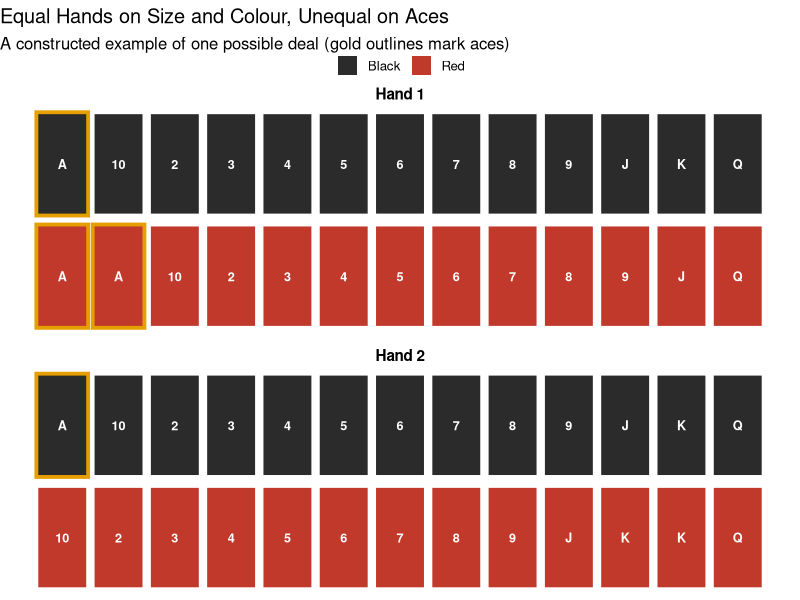
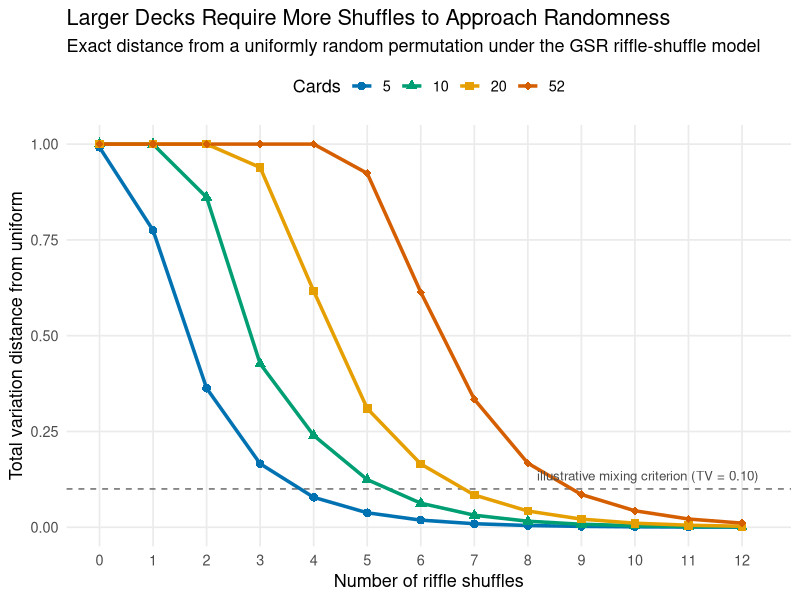
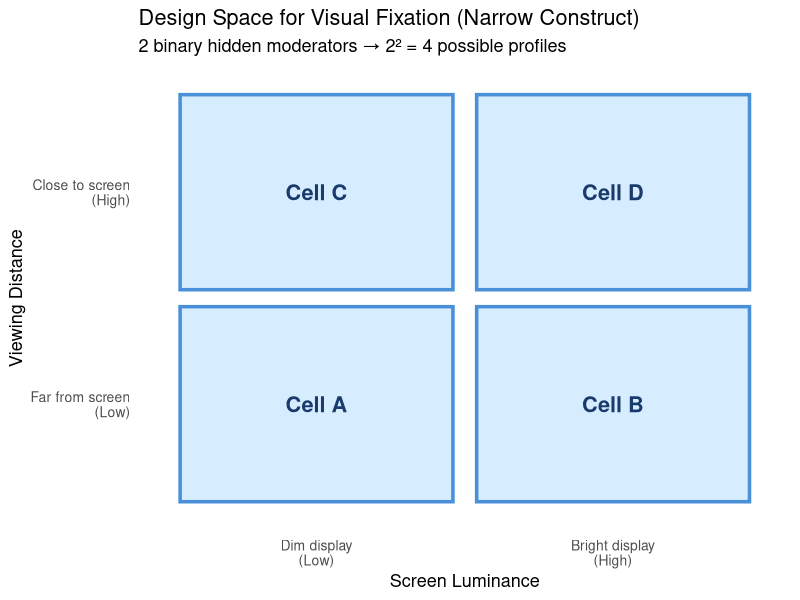
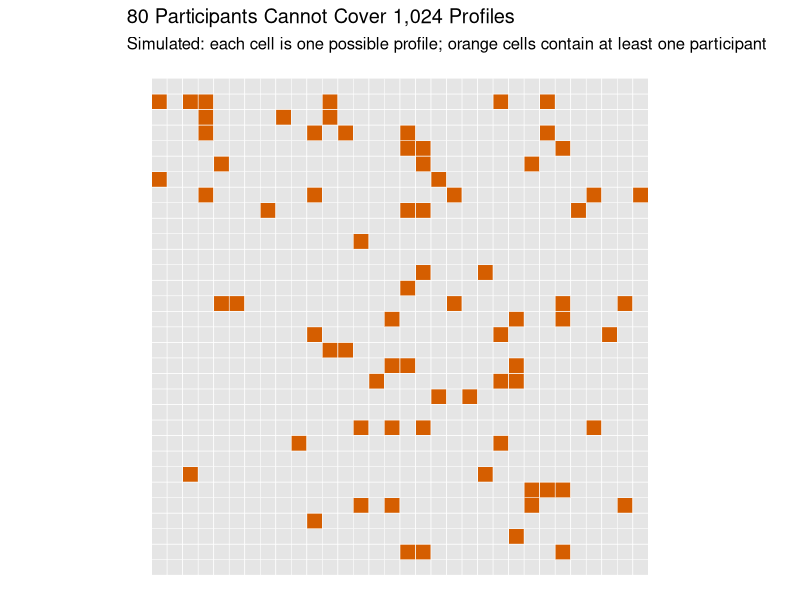
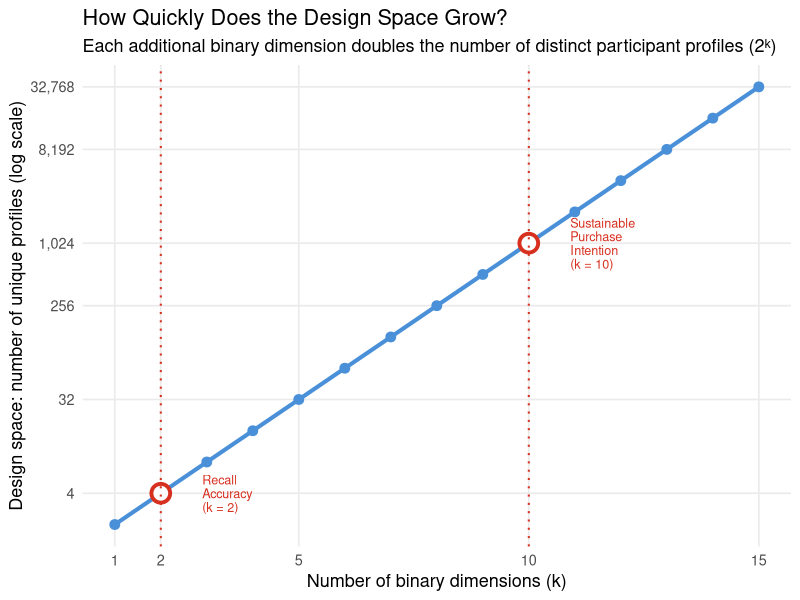
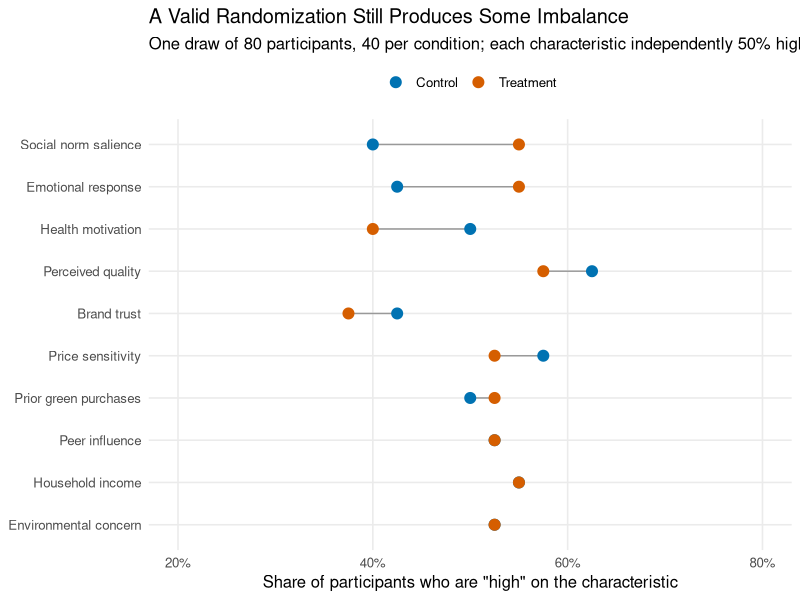
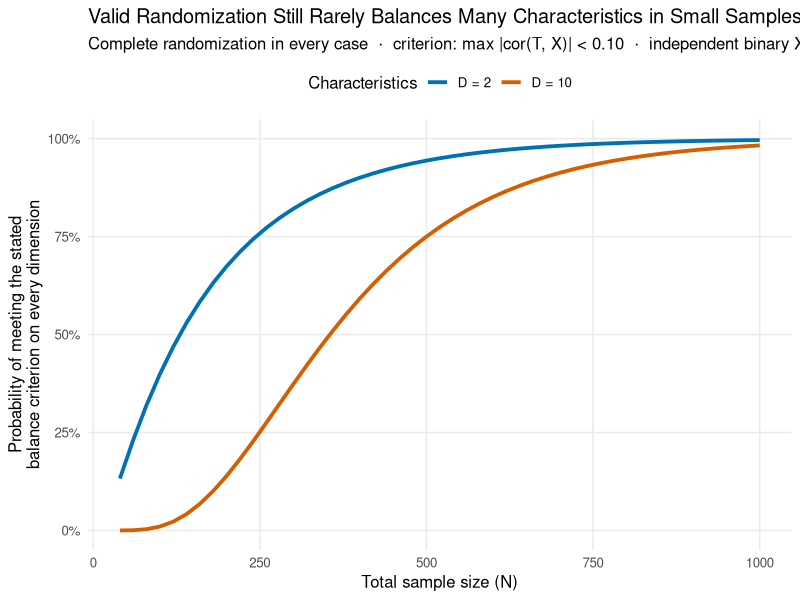
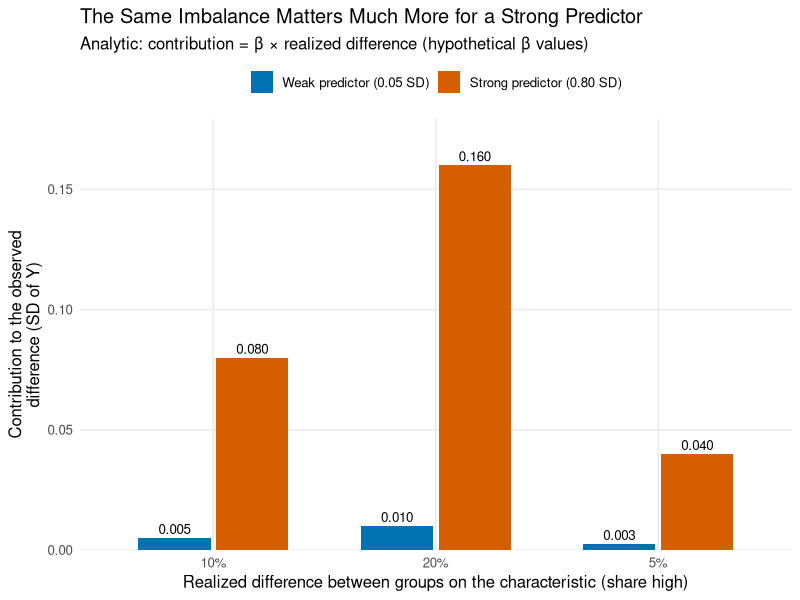

Reproduce these figures in R, in order.
## ---- chunk 1
knitr::opts_chunk$set(
  echo    = TRUE,
  fig.width  = 9,
  fig.height = 5,
  fig.path   = "figs/",
  dev        = "svg"
)
dir.create("figs", recursive = TRUE, showWarnings = FALSE)
## ---- chunk 2
#| code-summary: "▶ Load required packages"
# install.packages(c("tidyverse","ggplot2","knitr","scales","patchwork"))

library(tidyverse)
library(ggplot2)
library(knitr)
library(scales)
library(patchwork)
if (!requireNamespace("lavaan", quietly = TRUE)) install.packages("lavaan")
library(lavaan)

set.seed(2025)
## ---- chunk 3
#| code-summary: "▶ A constructed allocation of two 26-card hands (one possible outcome, not a typical draw)"

ranks <- c("A", 2:10, "J", "Q", "K")
deck <- expand.grid(rank = as.character(ranks), suit = c("hearts", "diamonds", "spades", "clubs"),
                    stringsAsFactors = FALSE) |>
  mutate(colour = ifelse(suit %in% c("hearts", "diamonds"), "Red", "Black"), ace = rank == "A")

# Constructed so that both hands have 26 cards and 13 red cards, but the aces split 3-1
nonace_red   <- which(!deck$ace & deck$colour == "Red")
nonace_black <- which(!deck$ace & deck$colour == "Black")
hand1_idx <- c(which(deck$ace & deck$suit %in% c("hearts", "diamonds", "spades")),
               nonace_red[1:11], nonace_black[1:12])
deck$hand <- ifelse(seq_len(nrow(deck)) %in% hand1_idx, "Hand 1", "Hand 2")

hand_summary <- deck |> group_by(hand) |>
  summarise(cards = n(), red = sum(colour == "Red"), aces = sum(ace), .groups = "drop")

deck_plot <- deck |>
  arrange(hand, colour, !ace, rank) |>
  group_by(hand) |>
  mutate(pos = row_number(), x = (pos - 1) %% 13, y = -((pos - 1) %/% 13)) |>
  ungroup()

ggplot(deck_plot, aes(x, y, fill = colour, colour = ace)) +
  geom_tile(width = 0.92, height = 0.92, linewidth = 1.3) +
  geom_text(aes(label = rank), colour = "white", size = 3.2, fontface = "bold") +
  facet_wrap(~hand, ncol = 1) +
  scale_fill_manual(values = c(Red = "#C0392B", Black = "#2B2B2B"), name = NULL) +
  scale_colour_manual(values = c(`TRUE` = "#E69F00", `FALSE` = "white"), guide = "none") +
  labs(title = "Equal Hands on Size and Colour, Unequal on Aces",
       subtitle = "A constructed example of one possible deal (gold outlines mark aces)", x = NULL, y = NULL) +
  theme_void(base_size = 12) + theme(strip.text = element_text(face = "bold", size = 11), legend.position = "top")

p_even_aces <- dhyper(2, 4, 48, 26)
p_all_four  <- 2 * dhyper(4, 4, 48, 26)
## ---- chunk 4
#| code-summary: "▶ Exact total variation distance for GSR riffle shuffles (code)"

# Eulerian counts E(n, r) for r = 1..n: the number of permutations of n cards with exactly
# r rising sequences. Recurrence: E(1,1) = 1; E(n,r) = r * E(n-1,r) + (n-r+1) * E(n-1,r-1),
# with values outside 1..n-1 equal to zero. The counts for each n sum to n!.
eulerian_counts <- function(n) {
  E <- 1
  if (n > 1) for (m in 2:n) {
    r     <- seq_len(m)
    prev  <- c(E, rep(0, m - length(E)))                    # E(m-1, r)
    prev1 <- c(0, E, rep(0, m - 1 - length(E)))             # E(m-1, r-1)
    E <- r * prev + (m - r + 1) * prev1
  }
  E
}

# Exact total variation distance from the uniform distribution on the n! orderings after k GSR
# riffle shuffles (Bayer & Diaconis, 1992). Probabilities are computed on the log scale.
riffle_tv <- function(n, k) {
  a    <- 2^k
  r    <- seq_len(n)
  P_r  <- exp(lchoose(a + n - r, n) - n * log(a))           # probability of ONE permutation with r rising sequences
  0.5 * sum(eulerian_counts(n) * abs(P_r - exp(-lgamma(n + 1))))
}

deck_sizes <- c(5, 10, 20, 52)
tv_df <- expand.grid(cards = deck_sizes, shuffles = 0:12) |>
  mutate(tv = mapply(riffle_tv, cards, shuffles),
         cards_f = factor(cards))
## ---- chunk 5
#| code-summary: "▶ Plot: exact TV distance from uniform vs. number of riffle shuffles"

deck_cols <- c("5" = "#0072B2", "10" = "#009E73", "20" = "#E69F00", "52" = "#D55E00")  # colour-blind safe

ggplot(tv_df, aes(shuffles, tv, colour = cards_f, shape = cards_f, group = cards_f)) +
  geom_hline(yintercept = 0.10, linetype = "dashed", colour = "gray40") +
  geom_line(linewidth = 1.2) +
  geom_point(size = 2.6) +
  annotate("text", x = 12.3, y = 0.135, hjust = 1, size = 3.4, colour = "gray30",
           label = "illustrative mixing criterion (TV = 0.10)") +
  scale_x_continuous(breaks = 0:12) +
  scale_y_continuous(limits = c(0, 1), breaks = seq(0, 1, 0.25)) +
  scale_colour_manual(values = deck_cols, name = "Cards") +
  scale_shape_manual(values = c(16, 17, 15, 18), name = "Cards") +
  labs(x = "Number of riffle shuffles",
       y = "Total variation distance from uniform",
       title = "Larger Decks Require More Shuffles to Approach Randomness",
       subtitle = "Exact distance from a uniformly random permutation under the GSR riffle-shuffle model") +
  theme_minimal(base_size = 13) +
  theme(panel.grid.minor = element_blank(), legend.position = "top")
## ---- chunk 6
#| code-summary: "▶ Table: first number of shuffles with TV < 0.10"

first_below <- tv_df |>
  group_by(cards) |>
  summarise(`Required riffle shuffles` = min(shuffles[tv < 0.10]), .groups = "drop") |>
  rename(Cards = cards)
kable(first_below, caption = "First number of riffle shuffles at which TV falls below 0.10")

tv_one_shuffle_5 <- riffle_tv(5, 1)
tv_52 <- sapply(7:9, function(k) riffle_tv(52, k))
## ---- chunk 7
#| code-summary: "▶ Visualize: 2×2 cell matrix for narrow construct"

cells <- expand.grid(
  Luminance = c("Dim display\n(Low)", "Bright display\n(High)"),
  Distance  = c("Far from screen\n(Low)", "Close to screen\n(High)")
)
cells$label <- c("Cell A", "Cell B", "Cell C", "Cell D")

ggplot(cells, aes(x = Luminance, y = Distance)) +
  geom_tile(fill = "#d6ecff", color = "#4a90d9", linewidth = 1.2,
            width = 0.92, height = 0.92) +
  geom_text(aes(label = label), size = 5.5, fontface = "bold", color = "#1a3a6b") +
  labs(title = "Design Space for Visual Fixation (Narrow Construct)",
       subtitle = "2 binary hidden moderators \u2192 2\u00b2 = 4 possible profiles",
       x = "Screen Luminance", y = "Viewing Distance") +
  theme_minimal(base_size = 13) +
  theme(panel.grid = element_blank(), axis.text = element_text(size = 10))
## ---- chunk 8
#| code-summary: "▶ Table: 10 binary dimensions of sustainable purchase intention"

dims_table <- data.frame(
  `#`       = 1:10,
  Characteristic = c("Environmental values", "Household income", "Social norm salience",
                "Brand trust", "Prior brand use", "Health motivation",
                "Peer influence", "Prior green behavior",
                "Price sensitivity", "Age (older vs. younger)"),
  Low       = c("Weak", "Low income", "Low salience", "Low trust",
                "Non-user", "Low", "Weak influence",
                "Little prior behavior", "High sensitivity", "Younger"),
  High      = c("Strong", "High income", "High salience", "High trust",
                "Prior user", "High", "Strong influence",
                "Extensive prior behavior", "Low sensitivity", "Older"),
  check.names = FALSE
)
kable(dims_table,
      col.names = c("#", "Baseline characteristic", "Level: Low (0)", "Level: High (1)"),
      caption   = "10 hypothetical binary baseline characteristics (sustainable purchase intention example)")
## ---- chunk 9
#| code-summary: "▶ Plot: where 80 participants land among 1,024 possible profiles"

set.seed(2025)
profiles_all <- expand.grid(col = 1:32, row = 1:32)
profiles_all$id <- seq_len(nrow(profiles_all))
who <- sample(profiles_all$id, 80, replace = TRUE)        # each participant lands on one of 1,024 profiles
profiles_all$n <- tabulate(who, nbins = nrow(profiles_all))
n_occupied <- sum(profiles_all$n > 0)

ggplot(profiles_all, aes(col, row, fill = n > 0)) +
  geom_tile(colour = "white", linewidth = 0.2) +
  scale_fill_manual(values = c(`FALSE` = "gray90", `TRUE` = "#D55E00"), guide = "none") +
  coord_equal() +
  labs(title = "80 Participants Cannot Cover 1,024 Profiles",
       subtitle = "Simulated: each cell is one possible profile; orange cells contain at least one participant",
       x = NULL, y = NULL) +
  theme_void(base_size = 12)
## ---- chunk 10
#| code-summary: "▶ Plot: combinatorial growth of design space"

expl_df <- data.frame(k = 1:15, cells = 2^(1:15)) |>
  mutate(label = ifelse(k == 2,  "Recall\nAccuracy\n(k = 2)",
                 ifelse(k == 10, "Sustainable\nPurchase\nIntention\n(k = 10)", NA)))

ggplot(expl_df, aes(x = k, y = cells)) +
  geom_line(color = "#4a90d9", linewidth = 1.4) +
  geom_point(size = 3, color = "#4a90d9") +
  geom_point(data = filter(expl_df, k %in% c(2, 10)),
             size = 5, shape = 21, fill = "white", color = "#d7301f", stroke = 2) +
  geom_text(data = filter(expl_df, k %in% c(2, 10)),
            aes(label = label),
            nudge_x = 0.9, nudge_y = 0, hjust = 0, size = 3.2,
            color = "#d7301f", lineheight = 0.9) +
  geom_vline(xintercept = c(2, 10), linetype = "dotted", color = "#d7301f", linewidth = 0.7) +
  scale_y_log10(labels = label_comma(),
                breaks  = c(4, 32, 256, 1024, 8192, 32768)) +
  scale_x_continuous(breaks = c(1, 2, 5, 10, 15)) +
  labs(x = "Number of binary dimensions (k)",
       y = "Design space: number of unique profiles (log scale)",
       title = "How Quickly Does the Design Space Grow?",
       subtitle = "Each additional binary dimension doubles the number of distinct participant profiles (2\u1d4f)") +
  theme_minimal(base_size = 13) +
  theme(panel.grid.minor = element_blank())
## ---- chunk 11
#| code-summary: "▶ Correlation between treatment and a binary characteristic, from group counts"

# Correlation between treatment (exactly m treated, m control) and a binary characteristic, given
# that `a` treated and `b` control participants have X = 1. Constant characteristics (p = 0 or 1)
# have no group difference, so r = 0 rather than NaN.
treat_cov_cor <- function(a, b, m) {
  p1 <- a / m; p0 <- b / m; p <- (a + b) / (2 * m)
  ifelse(p == 0 | p == 1, 0, (p1 - p0) / (2 * sqrt(p * (1 - p))))
}
treat_cov_cor_ex <- treat_cov_cor(22, 18, 40)      # 55% vs. 45% high among 40 + 40 participants
## ---- chunk 12
#| code-summary: "▶ One valid random assignment: 80 participants, 10 baseline characteristics"

set.seed(2025)
N_ex <- 80; D_ex <- 10
char_names <- c("Environmental concern", "Household income", "Social norm salience", "Brand trust",
                "Perceived quality", "Health motivation", "Peer influence", "Prior green purchases",
                "Price sensitivity", "Emotional response")
X_ex <- matrix(rbinom(N_ex * D_ex, 1, 0.5), nrow = N_ex, dimnames = list(NULL, char_names))
T_ex <- sample(rep(0:1, N_ex / 2))                                  # complete randomization, 40 per arm

ex_df <- tibble(characteristic = char_names,
                Treatment = colMeans(X_ex[T_ex == 1, ]),
                Control   = colMeans(X_ex[T_ex == 0, ])) |>
  mutate(diff = Treatment - Control,
         characteristic = reorder(characteristic, abs(diff)))

ggplot(ex_df) +
  geom_segment(aes(x = Control, xend = Treatment, y = characteristic, yend = characteristic), colour = "gray60") +
  geom_point(aes(Control, characteristic, colour = "Control"), size = 3.4) +
  geom_point(aes(Treatment, characteristic, colour = "Treatment"), size = 3.4) +
  scale_colour_manual(values = c(Control = "#0072B2", Treatment = "#D55E00"), name = NULL) +
  scale_x_continuous(labels = percent_format(accuracy = 1), limits = c(0.2, 0.8)) +
  labs(x = "Share of participants who are \"high\" on the characteristic", y = NULL,
       title = "A Valid Randomization Still Produces Some Imbalance",
       subtitle = "One draw of 80 participants, 40 per condition; each characteristic independently 50% high") +
  theme_minimal(base_size = 12) + theme(panel.grid.minor = element_blank(), legend.position = "top")

n_big   <- sum(abs(ex_df$diff) >= 0.10)
max_gap <- max(abs(ex_df$diff))
## ---- chunk 13
#| code-summary: "▶ Exact probability of meeting the marginal-balance criterion (code)"

# q(N): probability that ONE independent Bernoulli(0.5) characteristic has |cor(T, X)| < thresh
# under complete randomization with N/2 per arm. The inequality is strict; exact ties
# (|r| = thresh) count as failing, with a tiny tolerance to guard against floating-point error.
q_balance <- function(N, thresh = 0.10) {
  stopifnot(N %% 2 == 0)
  m  <- N / 2
  pm <- dbinom(0:m, m, 0.5)                          # P(a) and P(b): Binomial(N/2, 0.5)
  g  <- expand.grid(a = 0:m, b = 0:m)
  r  <- treat_cov_cor(g$a, g$b, m)
  sum(pm[g$a + 1] * pm[g$b + 1] * (abs(r) < thresh - 1e-9))
}

# P(pass on all D independent characteristics) = q(N)^D
p_balance_all <- function(N, D, thresh = 0.10) q_balance(N, thresh)^D

bal_tab <- expand.grid(N = c(80, 200, 400), D = c(1, 2, 5, 10)) |>
  mutate(p = mapply(p_balance_all, N, D))
## ---- chunk 14
#| code-summary: "▶ Table: probability of meeting the criterion on every characteristic"

bal_wide <- bal_tab |>
  mutate(p = percent(p, accuracy = 0.1)) |>
  pivot_wider(names_from = D, values_from = p, names_prefix = "D = ") |>
  rename(`Total N` = N)
kable(bal_wide, align = "lrrrr",
      caption = "Probability that a valid random assignment meets max |cor(T, X)| < 0.10 on every characteristic")
## ---- chunk 15
#| code-summary: "▶ Plot: probability of meeting the criterion as N grows"

N_grid <- seq(40, 1000, by = 20)
bal_curve <- expand.grid(N = N_grid, D = c(2, 10)) |>
  mutate(p = mapply(p_balance_all, N, D), D = factor(D, labels = c("D = 2", "D = 10")))

ggplot(bal_curve, aes(N, p, colour = D)) +
  geom_line(linewidth = 1.3) +
  scale_colour_manual(values = c("D = 2" = "#0072B2", "D = 10" = "#D55E00"), name = "Characteristics") +
  scale_y_continuous(limits = c(0, 1), labels = percent_format(accuracy = 1)) +
  labs(x = "Total sample size (N)",
       y = "Probability of meeting the stated\nbalance criterion on every dimension",
       title = "Valid Randomization Still Rarely Balances Many Characteristics in Small Samples",
       subtitle = "Complete randomization in every case  ·  criterion: max |cor(T, X)| < 0.10  ·  independent binary X") +
  theme_minimal(base_size = 12) +
  theme(panel.grid.minor = element_blank(), legend.position = "top")
## ---- chunk 16
#| code-summary: "▶ Approximate N for a simultaneous balance tolerance (code)"

required_N <- function(D, r_thresh = 0.10, alpha = 0.05) {
  z_crit <- qnorm(1 - alpha / (2 * D))
  ceiling((z_crit / r_thresh)^2)
}
## ---- chunk 17
#| code-summary: "▶ Calculate: N required for approximate orthogonality"

required_N <- function(D, r_thresh = 0.10, alpha = 0.05) {
  z_crit <- qnorm(1 - alpha / (2 * D))
  ceiling((z_crit / r_thresh)^2)
}

dims_check   <- c(1, 2, 3, 5, 8, 10, 15, 20)
thresh_check <- c(0.05, 0.10, 0.20, 0.30, 0.40, 0.60)

ortho_table <- expand.grid(D = dims_check, r_max = thresh_check) |>
  mutate(N_req = mapply(required_N, D, r_max)) |>
  pivot_wider(names_from = r_max, values_from = N_req,
              names_prefix = "r_max = ") |>
  rename(`Characteristics (D)` = D)

kable(ortho_table,
      caption = "Approximate N at which a valid random assignment meets |r| < r_max on all D independent characteristics with 95% probability (Bonferroni)",
      format.args = list(big.mark = ","))
## ---- chunk 18
#| code-summary: "▶ Plot: contribution of realized imbalance for weak vs. strong predictors"

contrib_df <- expand.grid(beta = c(0.05, 0.80), imbalance = c(0.05, 0.10, 0.20)) |>
  mutate(contribution = beta * imbalance,
         predictor = factor(ifelse(beta == 0.05, "Weak predictor (0.05 SD)", "Strong predictor (0.80 SD)"),
                            c("Weak predictor (0.05 SD)", "Strong predictor (0.80 SD)")),
         imbalance_f = factor(percent(imbalance, accuracy = 1)))

ggplot(contrib_df, aes(imbalance_f, contribution, fill = predictor)) +
  geom_col(position = position_dodge(width = 0.7), width = 0.65) +
  geom_text(aes(label = sprintf("%.3f", contribution)), position = position_dodge(width = 0.7), vjust = -0.4, size = 3.4) +
  scale_fill_manual(values = c("#0072B2", "#D55E00"), name = NULL) +
  scale_y_continuous(expand = expansion(mult = c(0, 0.12))) +
  labs(x = "Realized difference between groups on the characteristic (share high)",
       y = "Contribution to the observed\ndifference (SD of Y)",
       title = "The Same Imbalance Matters Much More for a Strong Predictor",
       subtitle = "Analytic: contribution = β × realized difference (hypothetical β values)") +
  theme_minimal(base_size = 12) + theme(legend.position = "top", panel.grid.minor = element_blank())
## ---- chunk 19
#| code-summary: "▶ Two groups with identical marginal means but different joint distributions"

profiles <- expand.grid(A = 0:1, B = 0:1) |>
  mutate(Group = ifelse(A == B, "Treatment", "Control"),
         Y0    = as.numeric(A == B),                               # untreated outcome: 1 when A and B match
         label = paste0(Group, "\nY(0) = ", Y0))

ggplot(profiles, aes(factor(A, labels = c("A low", "A high")), factor(B, labels = c("B low", "B high")), fill = Group)) +
  geom_tile(colour = "white", linewidth = 2, width = 0.96, height = 0.96) +
  geom_text(aes(label = label), colour = "white", fontface = "bold", size = 4) +
  scale_fill_manual(values = c(Treatment = "#D55E00", Control = "#0072B2"), guide = "none") +
  labs(x = NULL, y = NULL, title = "Same Marginal Means, Different Joint Distributions",
       subtitle = "Each group is 50% high on A and 50% high on B") +
  theme_minimal(base_size = 12) + theme(panel.grid = element_blank())
## ---- chunk 20
#| code-summary: "▶ Simulate: correlation among characteristics vs. prognostic strength (≈30 s)"

corr_binary <- function(N, D, rho) {
  Sigma <- matrix(rho, D, D); diag(Sigma) <- 1
  z <- matrix(rnorm(N * D), nrow = N) %*% chol(Sigma)
  (z > 0L) * 1L
}
draw_X <- function(N, D, rho) if (rho == 0) matrix(rbinom(N * D, 1, 0.5), nrow = N) else corr_binary(N, D, rho)

D_cs <- 10
rho_vals <- c(0, 0.35, 0.75)
N_vals_cs <- c(50, 100, 200, 400, 800)

# SD of the sum of the characteristics under each rho: dividing by it standardizes the total
# prognostic SD of Y, so changing rho does not also change how strongly the characteristics predict Y.
set.seed(11)
sd_sum <- sapply(rho_vals, function(r) sd(rowSums(draw_X(20000, D_cs, r))))
names(sd_sum) <- rho_vals

one_exp <- function(N, rho) {
  X <- draw_X(N, D_cs, rho); Tr <- sample(rep(0:1, N / 2))
  cors <- apply(X, 2, function(x) if (sd(x) == 0) 0 else cor(x, Tr))
  delta_sum <- sum(colMeans(X[Tr == 1, , drop = FALSE]) - colMeans(X[Tr == 0, , drop = FALSE]))
  c(pass = as.numeric(max(abs(cors)) < 0.10 - 1e-9), unit_contrib = unname(delta_sum / sd_sum[as.character(rho)]))
}

set.seed(42)
n_sim_cs <- 3000
cs_res <- expand.grid(rho = rho_vals, N = N_vals_cs) |>
  mutate(out = purrr::map2(rho, N, function(rho, N) as_tibble(t(replicate(n_sim_cs, one_exp(N, rho)))))) |>
  tidyr::unnest(out)

# Panel 1: comparison A -- vary correlation; probability of meeting the balance criterion
pass_df <- cs_res |> group_by(rho, N) |> summarise(p = mean(pass), .groups = "drop") |>
  mutate(rho_f = factor(rho, rho_vals, paste("ρ =", rho_vals)))
p_a <- ggplot(pass_df, aes(N, p, colour = rho_f)) +
  geom_line(linewidth = 1.2) + geom_point(size = 2.4) +
  scale_x_continuous(breaks = N_vals_cs) + scale_y_continuous(labels = percent_format(accuracy = 1), limits = c(0, 1)) +
  scale_colour_manual(values = c("#0072B2", "#009E73", "#D55E00"), name = NULL) +
  labs(x = "Sample size (N)", y = "P(every |r| < 0.10)",
       title = "A. Correlation Changes How Often Balance Is Met",
       subtitle = "10 binary characteristics; prognostic strength held fixed") +
  theme_minimal(base_size = 11) + theme(legend.position = "top", panel.grid.minor = element_blank())

# Panel 2: comparisons A and B -- spread of the realized contribution at N = 200
sd_df <- cs_res |> filter(N == 200) |> group_by(rho) |> summarise(unit_sd = sd(unit_contrib), .groups = "drop") |>
  tidyr::crossing(strength = c(0.3, 0.9)) |>
  mutate(sd_contrib = unit_sd * strength,
         rho_f = factor(rho, rho_vals, paste("ρ =", rho_vals)),
         strength_f = factor(ifelse(strength == 0.3, "Weak (0.3 SD)", "Strong (0.9 SD)"), c("Weak (0.3 SD)", "Strong (0.9 SD)")))
p_b <- ggplot(sd_df, aes(rho_f, sd_contrib, fill = strength_f)) +
  geom_col(position = position_dodge(width = 0.7), width = 0.65) +
  scale_fill_manual(values = c("#9ecae1", "#D55E00"), name = "Prognostic strength") +
  labs(x = NULL, y = "SD of realized contribution (outcome SD)",
       title = "B. Strength, Not Correlation, Sets the Consequences",
       subtitle = "Spread of chance imbalance's contribution at N = 200 (total prognostic SD fixed across ρ)") +
  theme_minimal(base_size = 11) + theme(legend.position = "top", panel.grid.minor = element_blank())

p_a + p_b
## ---- chunk 21
#| code-summary: "▶ Simulate a study with a flawed assignment mechanism"

set.seed(42)
N_study <- 200

observed_chars <- data.frame(
  env_values     = rbinom(N_study, 1, 0.50),
  income_high    = rbinom(N_study, 1, 0.45),
  social_norms   = rbinom(N_study, 1, 0.50),
  brand_trust    = rbinom(N_study, 1, 0.55),
  prior_brand_use = rbinom(N_study, 1, 0.50),
  health_motiv   = rbinom(N_study, 1, 0.40),
  peer_influence = rbinom(N_study, 1, 0.50),
  prior_green    = rbinom(N_study, 1, 0.45),
  price_sensitiv = rbinom(N_study, 1, 0.50),
  age_older   = rbinom(N_study, 1, 0.50)
)

# Flawed assignment — correlated with env_values and income
# (e.g., participants self-selected into a study they saw on an eco-forum)
treatment_prob <- 0.35 +
  0.25 * observed_chars$env_values +
  0.15 * observed_chars$income_high
treatment_prob <- pmin(pmax(treatment_prob, 0.05), 0.95)
treatment <- rbinom(N_study, 1, treatment_prob)

study_df <- cbind(observed_chars,
                  treatment = factor(treatment, labels = c("Control", "Eco-label")))
## ---- chunk 22
#| code-summary: "▶ Compute balance table with chi-square tests"

balance_results <- lapply(names(observed_chars), function(var) {
  ctrl <- observed_chars[[var]][treatment == 0]
  trt  <- observed_chars[[var]][treatment == 1]
  chi  <- chisq.test(table(observed_chars[[var]], treatment), correct = FALSE)
  data.frame(
    Characteristic  = gsub("_", " ", var) |> tools::toTitleCase(),
    `Control (%)`   = round(mean(ctrl) * 100, 1),
    `Eco-label (%)` = round(mean(trt)  * 100, 1),
    Difference      = round((mean(trt) - mean(ctrl)) * 100, 1),
    p_value         = round(chi$p.value, 3),
    Flag            = ifelse(chi$p.value < 0.05, "\u26a0\ufe0f p < .05", "")
  )
}) |> bind_rows()

kable(balance_results,
      col.names = c("Characteristic", "Control (%)", "Eco-label (%)",
                    "Diff (pp)", "p-value (\u03c7\u00b2)", ""),
      caption = "Balance table: observed characteristics by condition")
## ---- chunk 23
#| code-summary: "▶ Plot: standardized differences (love plot)"

smd_df <- data.frame(
  Characteristic = gsub("_", " ", names(observed_chars)) |> tools::toTitleCase(),
  SMD = sapply(names(observed_chars), function(var) {
    ctrl <- observed_chars[[var]][treatment == 0]
    trt  <- observed_chars[[var]][treatment == 1]
    pooled_sd <- sqrt((var(trt) + var(ctrl)) / 2)
    if (pooled_sd == 0) return(0)
    (mean(trt) - mean(ctrl)) / pooled_sd
  })
) |>
  arrange(desc(abs(SMD))) |>
  mutate(Characteristic = factor(Characteristic, levels = Characteristic),
         flag           = abs(SMD) > 0.10)

ggplot(smd_df, aes(x = SMD, y = Characteristic, color = flag)) +
  geom_vline(xintercept =  0,    color = "gray40", linewidth = 0.8) +
  geom_vline(xintercept =  0.10, linetype = "dashed", color = "#de2d26", linewidth = 0.7) +
  geom_vline(xintercept = -0.10, linetype = "dashed", color = "#de2d26", linewidth = 0.7) +
  geom_segment(aes(x = 0, xend = SMD, y = Characteristic, yend = Characteristic),
               linewidth = 1.0) +
  geom_point(size = 4) +
  scale_color_manual(values = c("FALSE" = "#52b788", "TRUE" = "#de2d26"),
                     labels = c("|SMD| \u2264 0.10", "|SMD| > 0.10"), name = NULL) +
  labs(x = "Standardized Mean Difference (Treatment \u2212 Control)",
       y = NULL,
       title = "Love Plot: Covariate Balance by Condition",
       subtitle = "Dashed lines = |SMD| = 0.10 threshold  \u00b7  Red = potential imbalance") +
  theme_minimal(base_size = 13) +
  theme(panel.grid.minor = element_blank(), legend.position = "top")
## ---- chunk 24
#| code-summary: "▶ Omnibus likelihood-ratio test of assignment on the measured covariates"

treat_int <- as.integer(treatment) - 0L
dat_om    <- cbind(observed_chars, treat_int)
omnibus_model <- glm(treat_int ~ ., data = dat_om, family = binomial)
lrt_p <- anova(glm(treat_int ~ 1, data = dat_om, family = binomial), omnibus_model, test = "LRT")$`Pr(>Chi)`[2]
cat(sprintf("Omnibus LRT: p = %.4f\n", lrt_p))
## ---- chunk 25
#| code-summary: "▶ Verification checks (run every time the page renders)"

chk <- function(ok, msg) { if (!isTRUE(ok)) stop("Check failed: ", msg, call. = FALSE); invisible(TRUE) }

# ── Riffle shuffles (Bayer & Diaconis, 1992) ──────────────────────────────────
for (n in c(3, 5, 10, 20, 52))
  chk(isTRUE(all.equal(sum(eulerian_counts(n)), factorial(n))), paste("Eulerian counts sum to n! (n =", n, ")"))
chk(all(tv_df$tv >= 0 & tv_df$tv <= 1 + 1e-12), "all TV distances lie between 0 and 1")
chk(all(tapply(tv_df$tv, tv_df$cards, function(x) all(diff(x) <= 1e-12))), "TV does not increase with more shuffles")
chk(max(abs(tv_52 - c(0.334061, 0.167159, 0.085420))) < 5e-7, "TV for 52 cards after 7, 8, 9 shuffles")
chk(all(first_below$`Required riffle shuffles` == c(4, 6, 7, 9)), "first k with TV < 0.10 is 4, 6, 7, 9")
chk(abs(tv_one_shuffle_5 - 0.775) < 1e-9, "TV after one shuffle of 5 cards is 0.775")

# ── Card hands ────────────────────────────────────────────────────────────────
chk(all(hand_summary$cards == 26) && all(hand_summary$red == 13) && identical(as.integer(hand_summary$aces), c(3L, 1L)),
    "constructed hands: 26 cards, 13 red each, aces split 3-1")
chk(p_even_aces > 0 && p_even_aces < 1 && p_all_four > 0 && p_all_four < 1, "ace-split probabilities are valid")

# ── The 22-vs-18 example ──────────────────────────────────────────────────────
x_ex <- c(rep(1, 22), rep(0, 18), rep(1, 18), rep(0, 22)); t_ex <- rep(c(1, 0), each = 40)
chk(sum(x_ex) == 40 && abs(treat_cov_cor_ex - 0.10) < 1e-12 && abs(cor(x_ex, t_ex) - 0.10) < 1e-12,
    "22 vs. 18 of 40: 55% vs. 45%, treatment-characteristic correlation 0.10")

# ── Assignment balance ────────────────────────────────────────────────────────
chk(inherits(try(q_balance(81), silent = TRUE), "try-error"), "odd N is rejected (arms must each have N/2)")
chk(all(bal_tab$p >= 0 & bal_tab$p <= 1), "probabilities lie in [0, 1]")
for (N in c(40, 80, 200, 400))
  chk(all(diff(sapply(1:10, function(d) p_balance_all(N, d))) <= 1e-12), paste("P(pass all D) does not increase with D at N =", N))
for (d in c(2, 10))
  chk(all(diff(sapply(c(80, 200, 400), p_balance_all, D = d)) > 0), paste("P(pass all D) increases with N for D =", d))
bench <- data.frame(N = c(80, 200, 400, 80, 200, 400), D = c(2, 2, 2, 10, 10, 10), pct = c(32.0, 67.4, 90.0, 0.3, 13.9, 59.2))
bench$exact <- 100 * mapply(p_balance_all, bench$N, bench$D)
chk(all(abs(bench$exact - bench$pct) < 0.15), "N = 80/200/400 with D = 2/10 match their benchmarks to rounding precision")
chk(!anyNA(treat_cov_cor(c(0, 20, 0), c(0, 20, 20), 20)) && treat_cov_cor(0, 0, 20) == 0 && treat_cov_cor(20, 20, 20) == 0,
    "constant characteristics are handled without NaN and count as balanced")
chk(required_N(10, 0.10) == 788 && required_N(2, 0.20) == 126, "approximate sample sizes (Bonferroni formula)")

set.seed(7)
asg <- replicate(2000, { Tr <- sample(rep(0:1, 40)); x <- rbinom(80, 1, 0.5); c(sum(Tr), cor(Tr, x)) })
chk(all(asg[1, ] == 40), "exactly N/2 participants are treated")
chk(abs(mean(asg[2, ])) < 4 * sd(asg[2, ]) / sqrt(ncol(asg)), "assignment is independent of the characteristics (mean correlation ~ 0)")

mc_pass_all <- function(N, D, nsim = 6000) mean(replicate(nsim, {
  X  <- matrix(rbinom(N * D, 1, 0.5), nrow = N); Tr <- sample(rep(0:1, N / 2))
  max(abs(apply(X, 2, function(x) if (sd(x) == 0) 0 else cor(x, Tr)))) < 0.10 - 1e-9 }))
mc <- data.frame(N = c(80, 80, 200), D = c(2, 10, 10))
mc$exact     <- mapply(p_balance_all, mc$N, mc$D)
mc$simulated <- mapply(mc_pass_all, mc$N, mc$D)
chk(all(abs(mc$exact - mc$simulated) < 4 * sqrt(mc$exact * (1 - mc$exact) / 6000) + 0.002), "Monte Carlo agrees with the exact probabilities")

# ── Correlated-characteristics simulation isolates what it claims to ──────────
p200 <- pass_df$p[pass_df$N == 200]                     # ordered by rho: 0, 0.35, 0.75
chk(all(diff(p200) > 0), "P(meeting the balance criterion) rises with correlation (strength held fixed)")
sd200 <- sd_df$unit_sd[match(rho_vals, sd_df$rho)]
chk(max(sd200) / min(sd200) < 1.15, "with total prognostic strength held fixed, the spread of the realized contribution does not depend on correlation")
chk(all(abs(sd_df$sd_contrib / sd_df$unit_sd - sd_df$strength) < 1e-12), "contribution scales proportionally with prognostic strength")

kable(transmute(mc, `Total N` = N, D = D, `Exact` = percent(exact, accuracy = 0.1),
                `Monte Carlo (6,000 draws)` = percent(simulated, accuracy = 0.1)),
      caption = "Secondary check: exact probabilities vs. simulation")
cat("All verification checks passed.\n")
